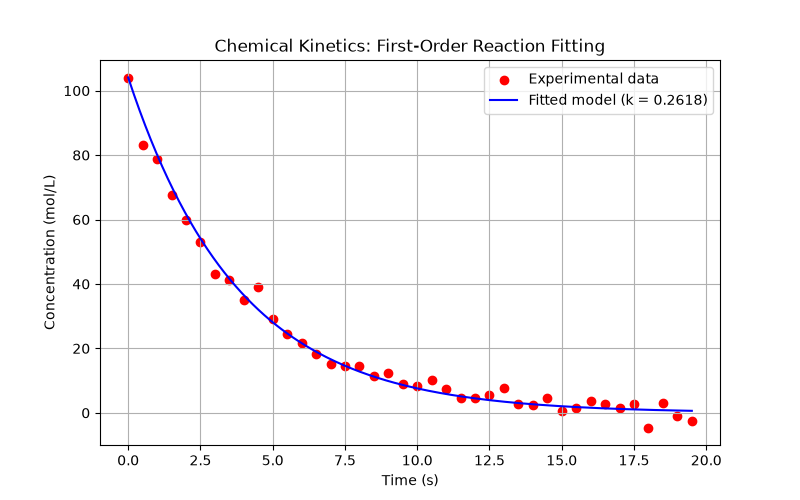

Write the Python code that produced this figure.
"""
PW2 Lab B Part 3 -- fit a reaction's rate constant to measured data.

A first-order reaction decays as  C(t) = C0 * exp(-k*t).  You have noisy
concentration-vs-time measurements; find the k that best matches them.
Complete the TODOs. Run:  python kinetics.py
"""
import numpy as np
import matplotlib.pyplot as plt
from scipy.optimize import minimize

# TODO 1: read kinetics.csv (columns time, concentration) into arrays t, C.
#         Set C0 = the first concentration.
t,C = np.loadtxt("kinetics.csv",delimiter=",",skiprows=1,unpack=True)
C0 = C[0]

# TODO 2: write total_error(k) = sum of (measured - C0*exp(-k*t))^2.
#         This is the "how bad" number: small when the model matches the data.
def total_error(k):
    global t,C,C0
    return np.sum( (C - C0*np.exp(-k*t))**2 )
# TODO 3: minimise total_error with scipy.optimize.minimize (method "SLSQP",
#         bounds [(0, 5)], start x0=0.5). Print the fitted k.
res = minimize(total_error,0.5,method="SLSQP",bounds=[(0,5)])
fitted_k = res.x[0]

print(f"Fitted k = {fitted_k:.4f}")
# TODO 4: plot the measured data (points) and your fitted curve (line) together.
#         Save as kinetics.png.
def model_concentration(C0,t,k):
    return C0*np.exp(-k*t)

t_smooth = np.linspace(t.min(), t.max(), 200)
C_smooth = model_concentration(C0, t_smooth, fitted_k)

plt.figure(figsize=(8, 5))
plt.scatter(t, C, color="red", label="Experimental data")
plt.plot(
    t_smooth,
    C_smooth,
    color="blue",
    label=f"Fitted model (k = {fitted_k:.4f})",
)
plt.xlabel("Time (s)")
plt.ylabel("Concentration (mol/L)")
plt.title("Chemical Kinetics: First-Order Reaction Fitting")
plt.grid(True)
plt.legend()
plt.savefig("kinetics.png")
print("Plot saved as kinetics.png")
